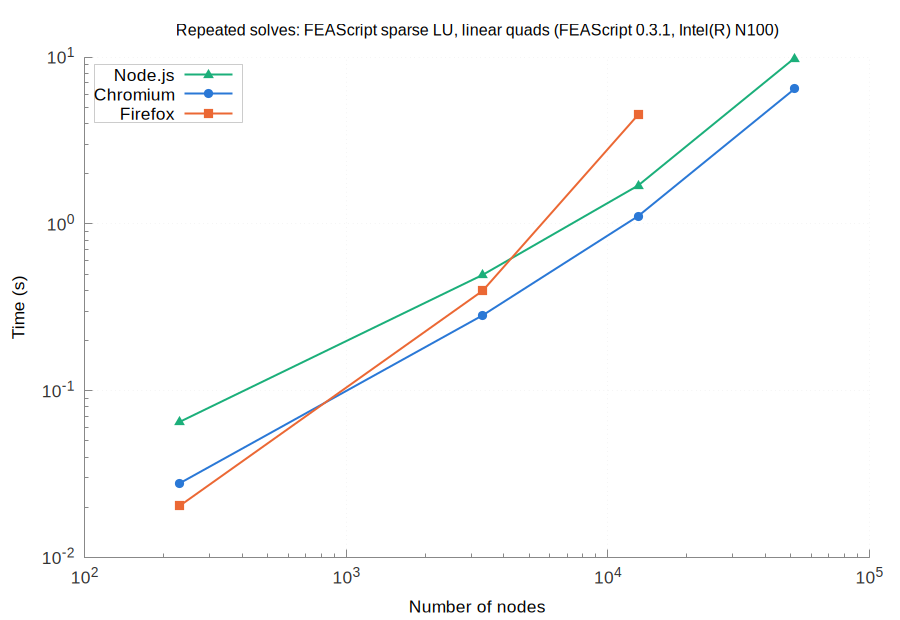

The gnuplot source for this figure:
set terminal pngcairo size 900,620 font 'Arial,13'
set border 3 lc rgb '#888888'; set tics nomirror tc rgb '#333333'
set grid lc rgb '#e6e6e6' lw 1; set key top left box lc rgb '#cccccc' opaque
set logscale xy; set format y '10^{%L}'; set format x '10^{%L}'
set output 'browsers_FEAScript_sparse_LU_linear_quads_repeated.png'
set title 'Repeated solves: FEAScript sparse LU, linear quads (FEAScript 0.3.1, Intel(R) N100)' font 'Arial,12'
set xlabel 'Number of nodes'
set ylabel 'Time (s)'
plot 'browsers_FEAScript_sparse_LU_linear_quads_repeated_node.dat' u 1:2 w lp lw 2 pt 9 ps 1.2 lc rgb '#1baf7a' t 'Node.js', \
     'browsers_FEAScript_sparse_LU_linear_quads_repeated_chromium.dat' u 1:2 w lp lw 2 pt 7 ps 1.2 lc rgb '#2a78d6' t 'Chromium', \
     'browsers_FEAScript_sparse_LU_linear_quads_repeated_firefox.dat' u 1:2 w lp lw 2 pt 5 ps 1.2 lc rgb '#eb6834' t 'Firefox'
